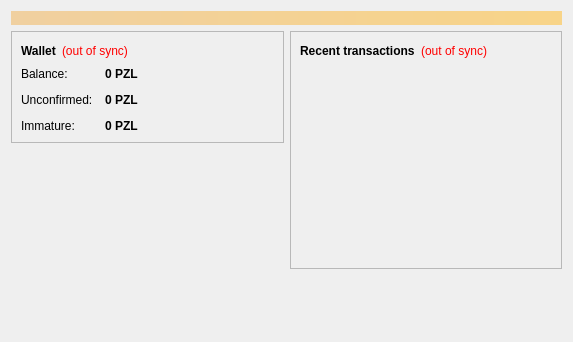
<?xml version="1.0" encoding="UTF-8"?>
<ui version="4.0">
 <class>OverviewPage</class>
 <widget class="QWidget" name="OverviewPage">
  <property name="geometry">
   <rect>
    <x>0</x>
    <y>0</y>
    <width>573</width>
    <height>342</height>
   </rect>
  </property>
  <property name="windowTitle">
   <string>Form</string>
  </property>
  <layout class="QVBoxLayout" name="topLayout">
   <item>
    <widget class="QLabel" name="labelAlerts">
     <property name="visible">
      <bool>false</bool>
     </property>
     <property name="styleSheet">
      <string notr="true">background-color: qlineargradient(x1: 0, y1: 0, x2: 1, y2: 0, stop:0 #F0D0A0, stop:1 #F8D488); color:#000000;</string>
     </property>
     <property name="wordWrap">
      <bool>true</bool>
     </property>
     <property name="margin">
      <number>3</number>
     </property>
    </widget>
   </item>
   <item>
    <layout class="QHBoxLayout" name="horizontalLayout" stretch="1,1">
     <item>
      <layout class="QVBoxLayout" name="verticalLayout_2">
       <item>
        <widget class="QFrame" name="frame">
         <property name="frameShape">
          <enum>QFrame::StyledPanel</enum>
         </property>
         <property name="frameShadow">
          <enum>QFrame::Raised</enum>
         </property>
         <layout class="QVBoxLayout" name="verticalLayout_4">
          <item>
           <layout class="QHBoxLayout" name="horizontalLayout_4">
            <item>
             <widget class="QLabel" name="label_5">
              <property name="font">
               <font>
                <weight>75</weight>
                <bold>true</bold>
               </font>
              </property>
              <property name="text">
               <string>Wallet</string>
              </property>
             </widget>
            </item>
            <item>
             <widget class="QLabel" name="labelWalletStatus">
              <property name="toolTip">
               <string>The displayed information may be out of date. Your wallet automatically synchronizes with the puzzlecoin network after a connection is established, but this process has not completed yet.</string>
              </property>
              <property name="styleSheet">
               <string notr="true">QLabel { color: red; }</string>
              </property>
              <property name="text">
               <string notr="true">(out of sync)</string>
              </property>
              <property name="alignment">
               <set>Qt::AlignLeading|Qt::AlignLeft|Qt::AlignVCenter</set>
              </property>
             </widget>
            </item>
            <item>
             <spacer name="horizontalSpacer_2">
              <property name="orientation">
               <enum>Qt::Horizontal</enum>
              </property>
              <property name="sizeHint" stdset="0">
               <size>
                <width>40</width>
                <height>20</height>
               </size>
              </property>
             </spacer>
            </item>
           </layout>
          </item>
          <item>
           <layout class="QFormLayout" name="formLayout_2">
            <property name="fieldGrowthPolicy">
             <enum>QFormLayout::AllNonFixedFieldsGrow</enum>
            </property>
            <property name="horizontalSpacing">
             <number>12</number>
            </property>
            <property name="verticalSpacing">
             <number>12</number>
            </property>
            <item row="0" column="0">
             <widget class="QLabel" name="label">
              <property name="text">
               <string>Balance:</string>
              </property>
             </widget>
            </item>
            <item row="0" column="1">
             <widget class="QLabel" name="labelBalance">
              <property name="font">
               <font>
                <weight>75</weight>
                <bold>true</bold>
               </font>
              </property>
              <property name="cursor">
               <cursorShape>IBeamCursor</cursorShape>
              </property>
              <property name="toolTip">
               <string>Your current balance</string>
              </property>
              <property name="text">
               <string notr="true">0 PZL</string>
              </property>
              <property name="textInteractionFlags">
               <set>Qt::LinksAccessibleByMouse|Qt::TextSelectableByKeyboard|Qt::TextSelectableByMouse</set>
              </property>
             </widget>
            </item>
            <item row="1" column="0">
             <widget class="QLabel" name="label_3">
              <property name="text">
               <string>Unconfirmed:</string>
              </property>
             </widget>
            </item>
            <item row="1" column="1">
             <widget class="QLabel" name="labelUnconfirmed">
              <property name="font">
               <font>
                <weight>75</weight>
                <bold>true</bold>
               </font>
              </property>
              <property name="cursor">
               <cursorShape>IBeamCursor</cursorShape>
              </property>
              <property name="toolTip">
               <string>Total of transactions that have yet to be confirmed, and do not yet count toward the current balance</string>
              </property>
              <property name="text">
               <string notr="true">0 PZL</string>
              </property>
              <property name="textInteractionFlags">
               <set>Qt::LinksAccessibleByMouse|Qt::TextSelectableByKeyboard|Qt::TextSelectableByMouse</set>
              </property>
             </widget>
            </item>
            <item row="2" column="0">
             <widget class="QLabel" name="labelImmatureText">
              <property name="text">
               <string>Immature:</string>
              </property>
             </widget>
            </item>
            <item row="2" column="1">
             <widget class="QLabel" name="labelImmature">
              <property name="font">
               <font>
                <weight>75</weight>
                <bold>true</bold>
               </font>
              </property>
              <property name="toolTip">
               <string>Mined balance that has not yet matured</string>
              </property>
              <property name="text">
               <string notr="true">0 PZL</string>
              </property>
              <property name="textInteractionFlags">
               <set>Qt::LinksAccessibleByMouse|Qt::TextSelectableByKeyboard|Qt::TextSelectableByMouse</set>
              </property>
             </widget>
            </item>
           </layout>
          </item>
         </layout>
        </widget>
       </item>
       <item>
        <spacer name="verticalSpacer">
         <property name="orientation">
          <enum>Qt::Vertical</enum>
         </property>
         <property name="sizeHint" stdset="0">
          <size>
           <width>20</width>
           <height>40</height>
          </size>
         </property>
        </spacer>
       </item>
      </layout>
     </item>
     <item>
      <layout class="QVBoxLayout" name="verticalLayout_3">
       <item>
        <widget class="QFrame" name="frame_2">
         <property name="frameShape">
          <enum>QFrame::StyledPanel</enum>
         </property>
         <property name="frameShadow">
          <enum>QFrame::Raised</enum>
         </property>
         <layout class="QVBoxLayout" name="verticalLayout">
          <item>
           <layout class="QHBoxLayout" name="horizontalLayout_2">
            <item>
             <widget class="QLabel" name="label_4">
              <property name="text">
               <string>&lt;b&gt;Recent transactions&lt;/b&gt;</string>
              </property>
             </widget>
            </item>
            <item>
             <widget class="QLabel" name="labelTransactionsStatus">
              <property name="toolTip">
               <string>The displayed information may be out of date. Your wallet automatically synchronizes with the puzzlecoin network after a connection is established, but this process has not completed yet.</string>
              </property>
              <property name="styleSheet">
               <string notr="true">QLabel { color: red; }</string>
              </property>
              <property name="text">
               <string notr="true">(out of sync)</string>
              </property>
              <property name="alignment">
               <set>Qt::AlignRight|Qt::AlignTrailing|Qt::AlignVCenter</set>
              </property>
             </widget>
            </item>
            <item>
             <spacer name="horizontalSpacer">
              <property name="orientation">
               <enum>Qt::Horizontal</enum>
              </property>
              <property name="sizeHint" stdset="0">
               <size>
                <width>40</width>
                <height>20</height>
               </size>
              </property>
             </spacer>
            </item>
           </layout>
          </item>
          <item>
           <widget class="QListView" name="listTransactions">
            <property name="styleSheet">
             <string notr="true">QListView { background: transparent; }</string>
            </property>
            <property name="frameShape">
             <enum>QFrame::NoFrame</enum>
            </property>
            <property name="verticalScrollBarPolicy">
             <enum>Qt::ScrollBarAlwaysOff</enum>
            </property>
            <property name="horizontalScrollBarPolicy">
             <enum>Qt::ScrollBarAlwaysOff</enum>
            </property>
            <property name="selectionMode">
             <enum>QAbstractItemView::NoSelection</enum>
            </property>
           </widget>
          </item>
         </layout>
        </widget>
       </item>
       <item>
        <spacer name="verticalSpacer_2">
         <property name="orientation">
          <enum>Qt::Vertical</enum>
         </property>
         <property name="sizeHint" stdset="0">
          <size>
           <width>20</width>
           <height>40</height>
          </size>
         </property>
        </spacer>
       </item>
      </layout>
     </item>
    </layout>
   </item>
  </layout>
 </widget>
 <resources/>
 <connections/>
</ui>
